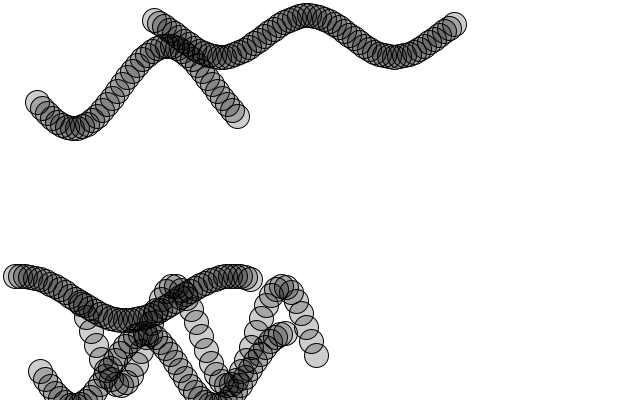
Frame 1 (no input)
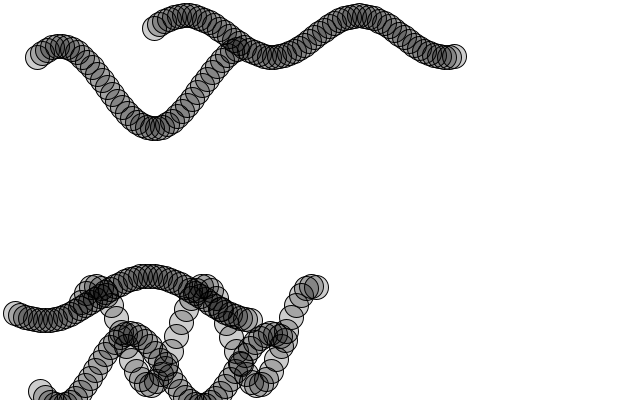
Frame 60 (the mouse pressed at the canvas centre just before this capture)
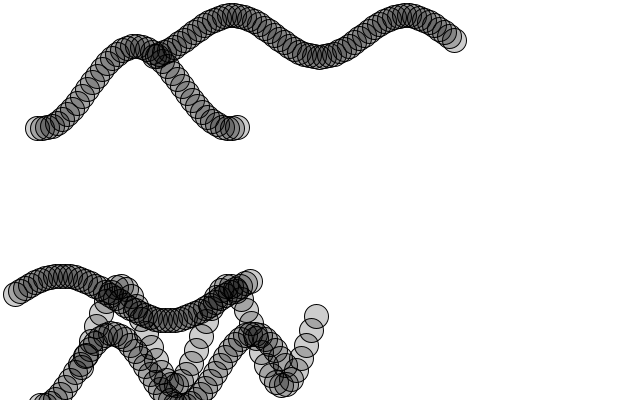
Frame 120 (the mouse held since frame 60 and released just before this capture)

The Processing sketch that drew these frames (run headless with seeded random() and noise(); from frame 60 on, the mouse is pressed at the canvas centre):

// Processing sketch: noc03_16_multiWaves
// ── noc03_16_multiWaves.pde
Wave [] waves = new Wave[5];



void setup() {
  
  size(640,400);

  for(int i=0;i<waves.length;i++) {
    waves[i] = new Wave();
  }
  
}

void draw() {
  background(255);
 
  for(int i=0;i<waves.length;i++) {
    waves[i].oscillate();
    waves[i].display();
  }
 
}
// ── Wave.pde
class Wave {
  
  
  float startAngle;  
  float angleVelocity;
  
  float amplitude;
  
  PVector startLocation;
  PVector endLocation;
    
  Wave() {
    amplitude = random(height/20,height/6);
    startAngle = random(-2.0,2.0);
    angleVelocity = random(0.1,0.3);
    startLocation = new PVector(random(10,width/2-10),random(10,height-10));
    endLocation = new PVector(startLocation.x + random(200,width/2),startLocation.y);
    
    
  }
  
  void oscillate() {
    startAngle += angleVelocity;  
  }
  
  void display() {
    float angle = startAngle;
    int startPos = (int)startLocation.x;
    int endPos = (int)endLocation.x;
    
    for(int x= startPos; x<= endPos ; x+=5) {
      float y = map(sin(angle),-1,1,-amplitude,amplitude);
      stroke(0);
      fill(0,50);
      ellipse(x,y+startLocation.y,24,24);
      angle += angleVelocity;
    }  
  }
  
  
  
  
}
